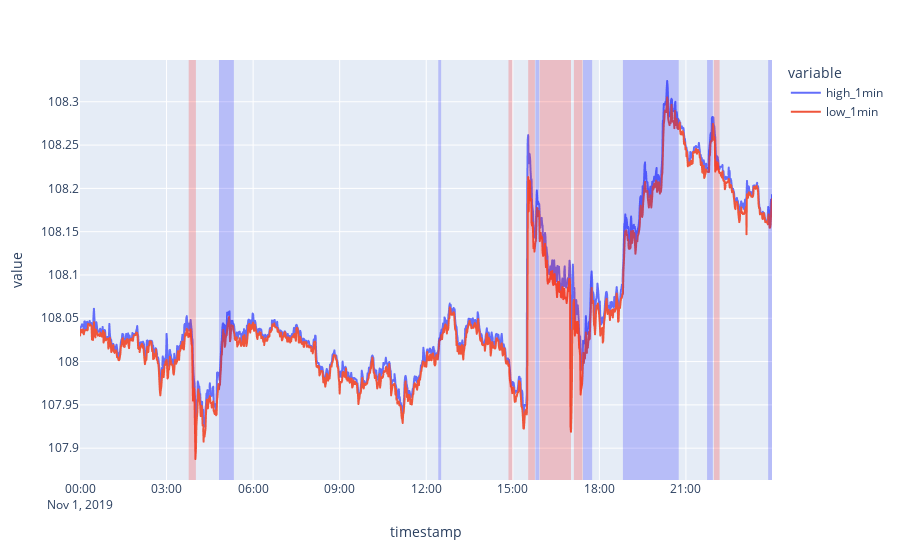

The code cell stored with this chart in its notebook:
### Markdown cell above
### 取引の可視化

### Code cell
plot_date = "2019-11-01"
start_datetime = pd.Timestamp(plot_date + " 00:00:00")
end_datetime = pd.Timestamp(plot_date + " 23:59:59")

fig = px.line(df.loc[plot_date, ["high_1min", "low_1min"]])

for order in order_manager.order_history:
    if order.entry_timestamp < start_datetime or order.exit_timestamp > end_datetime:
        continue

    fillcolor = "blue" if order.position_type == "long" else "red"
    fig.add_vrect(x0=order.entry_timestamp, x1=order.exit_timestamp, line_width=0, opacity=0.2, fillcolor=fillcolor)

fig.show()

### Figure 1 — Plotly figure (JSON) as saved in the notebook; plotly's stock layout.template omitted (floating-point values rounded to 4 significant figures; data arrays with more than 128 entries replaced by an {"elided": "..."} marker saying what was removed)
{"data": [{"hovertemplate": "variable=high_1min<br>timestamp=%{x}<br>value=%{y}<extra></extra>", "legendgroup": "high_1min", "line": {"color": "#636efa", "dash": "solid"}, "marker": {"symbol": "circle"}, "mode": "lines", "name": "high_1min", "showlegend": true, "type": "scattergl", "x": {"elided": "1440 str values"}, "xaxis": "x", "y": {"elided": "1440 float values"}, "yaxis": "y"}, {"hovertemplate": "variable=low_1min<br>timestamp=%{x}<br>value=%{y}<extra></extra>", "legendgroup": "low_1min", "line": {"color": "#EF553B", "dash": "solid"}, "marker": {"symbol": "circle"}, "mode": "lines", "name": "low_1min", "showlegend": true, "type": "scattergl", "x": {"elided": "1440 str values"}, "xaxis": "x", "y": {"elided": "1440 float values"}, "yaxis": "y"}], "layout": {"autosize": true, "legend": {"title": {"text": "variable"}, "tracegroupgap": 0}, "margin": {"t": 60}, "shapes": [{"fillcolor": "red", "line": {"width": 0}, "opacity": 0.2, "type": "rect", "x0": "2019-11-01T03:46:00", "x1": "2019-11-01T04:01:00", "xref": "x", "y0": 0, "y1": 1, "yref": "y domain"}, {"fillcolor": "blue", "line": {"width": 0}, "opacity": 0.2, "type": "rect", "x0": "2019-11-01T04:49:00", "x1": "2019-11-01T05:20:00", "xref": "x", "y0": 0, "y1": 1, "yref": "y domain"}, {"fillcolor": "blue", "line": {"width": 0}, "opacity": 0.2, "type": "rect", "x0": "2019-11-01T12:25:00", "x1": "2019-11-01T12:31:00", "xref": "x", "y0": 0, "y1": 1, "yref": "y domain"}, {"fillcolor": "red", "line": {"width": 0}, "opacity": 0.2, "type": "rect", "x0": "2019-11-01T14:51:00", "x1": "2019-11-01T14:59:00", "xref": "x", "y0": 0, "y1": 1, "yref": "y domain"}, {"fillcolor": "red", "line": {"width": 0}, "opacity": 0.2, "type": "rect", "x0": "2019-11-01T15:32:00", "x1": "2019-11-01T15:46:00", "xref": "x", "y0": 0, "y1": 1, "yref": "y domain"}, {"fillcolor": "blue", "line": {"width": 0}, "opacity": 0.2, "type": "rect", "x0": "2019-11-01T15:47:00", "x1": "2019-11-01T15:55:00", "xref": "x", "y0": 0, "y1": 1, "yref": "y domain"}, {"fillcolor": "red", "line": {"width": 0}, "opacity": 0.2, "type": "rect", "x0": "2019-11-01T15:56:00", "x1": "2019-11-01T17:01:00", "xref": "x", "y0": 0, "y1": 1, "yref": "y domain"}, {"fillcolor": "red", "line": {"width": 0}, "opacity": 0.2, "type": "rect", "x0": "2019-11-01T17:07:00", "x1": "2019-11-01T17:25:00", "xref": "x", "y0": 0, "y1": 1, "yref": "y domain"}, {"fillcolor": "blue", "line": {"width": 0}, "opacity": 0.2, "type": "rect", "x0": "2019-11-01T17:26:00", "x1": "2019-11-01T17:45:00", "xref": "x", "y0": 0, "y1": 1, "yref": "y domain"}, {"fillcolor": "blue", "line": {"width": 0}, "opacity": 0.2, "type": "rect", "x0": "2019-11-01T18:49:00", "x1": "2019-11-01T20:45:00", "xref": "x", "y0": 0, "y1": 1, "yref": "y domain"}, {"fillcolor": "blue", "line": {"width": 0}, "opacity": 0.2, "type": "rect", "x0": "2019-11-01T21:44:00", "x1": "2019-11-01T21:56:00", "xref": "x", "y0": 0, "y1": 1, "yref": "y domain"}, {"fillcolor": "red", "line": {"width": 0}, "opacity": 0.2, "type": "rect", "x0": "2019-11-01T21:58:00", "x1": "2019-11-01T22:10:00", "xref": "x", "y0": 0, "y1": 1, "yref": "y domain"}, {"fillcolor": "blue", "line": {"width": 0}, "opacity": 0.2, "type": "rect", "x0": "2019-11-01T23:51:00", "x1": "2019-11-01T23:59:00", "xref": "x", "y0": 0, "y1": 1, "yref": "y domain"}], "xaxis": {"anchor": "y", "autorange": true, "domain": [0, 1], "range": ["2019-11-01", "2019-11-01 23:59"], "title": {"text": "timestamp"}, "type": "date"}, "yaxis": {"anchor": "x", "autorange": true, "domain": [0, 1], "range": [107.9, 108.3], "title": {"text": "value"}, "type": "linear"}}}
